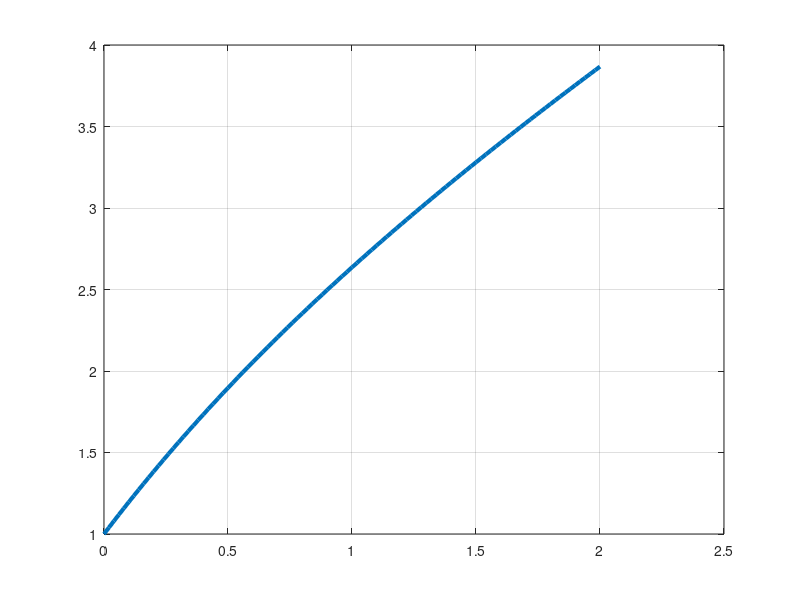
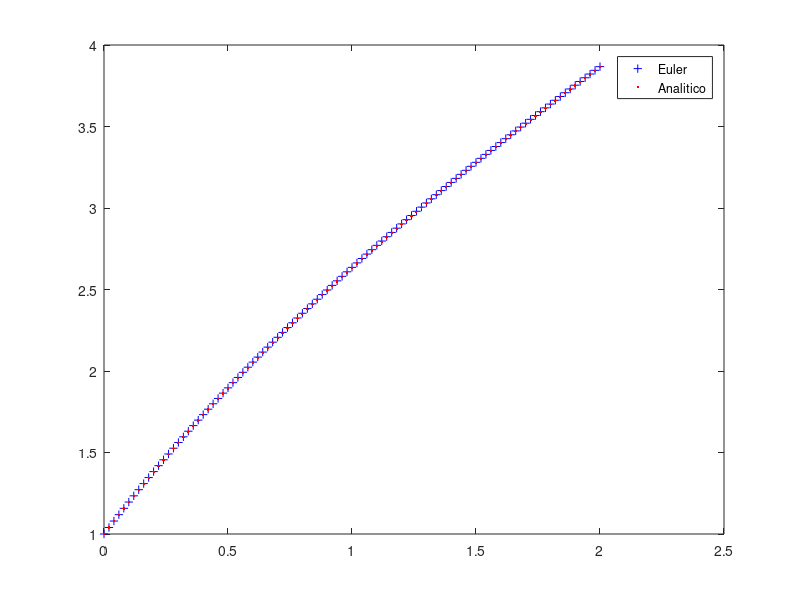

These charts were generated, in order, by the following MATLAB code:
% Pedro Jose Leal
% Clase 8
clear;clc;clf;

"""Método de Euler para solución de EDO."""

%h = 0.01; N = 200; y(1) = 1;
% dy/dx = -6y

%for n=1:N
%  x(n+1) = n*h;
%  y(n+1) = y(n) + h*(-6*y(n));
%endfor

%figure(1);clf;
%plot(x, y, 'linewidth', 3);
%%%%%%%%%%%%%%%%%%%%%%%%%%%%%%%%%%%%%%%%%%
% Comparación Analitica y Númerica
%%%%%%%%%%%%%%%%%%%%%%%%%%%%%%%%%%%%%%%%%%%

%x1 = 0:0.01:2; 
%y1 = exp(-6*x1);
%figure(2);clf;
%plot(x, y,'b*', x1, y1, 'r*', 'linewidth', 6);
%grid on;

%%%%%%%%%%%%%%%%%%%%%%%%%%%%%%%%%%%%%%%%%%%%%%%
% Error
%%%%%%%%%%%%%%%%%%%%%%%%%%%%%%%%%%%%%%%%%%%%%%

%sprintf('El Error es: %f \n', sqrt(sum(y - y1).^2/size(x, 2)))

"""Segundo ejemplo"""

ti = 0; tf = 2; N = 100; dt = (tf -ti)/N;
y0 = 1;
t(1) = ti;
y(1) = y0;

f = @(t, y) 3 + t - y; % dy/dt = 3 + t -y

for n = 1:N
  t(n + 1) = t(n) + dt;
  y(n + 1) = y(n) + dt*f(t(n), y(n));
endfor

figure(1);clf;
plot(t, y, 'linewidth', 3);grid on;

%%%%%%%%%%%%%%%%%%%%%%%%%%%%%%%%%%%%%%%%%%
% Comparación Analitica y Númerica
%%%%%%%%%%%%%%%%%%%%%%%%%%%%%%%%%%%%%%%%%%%

t1 =0:0.01:2; y1 = 2 + t - exp(-t);
figure(2);clf;
plot(t, y,'b+', t, y1, 'r.', 'linewidth', 3);
legend('Euler', 'Analitico')
sprintf('El Error es: %f \n', sqrt(sum(y - y1).^2/size(t, 2)))
% Tarea usar el metodo de euler y metodo de euler modificado con 
% alguna ecuación diferencial y denotar su error
